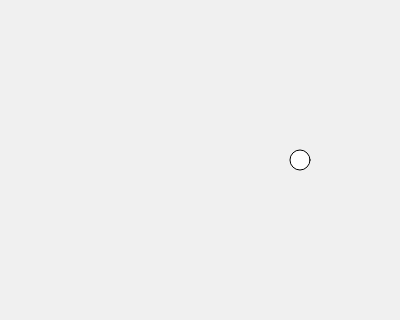
Frame 1 (no input)
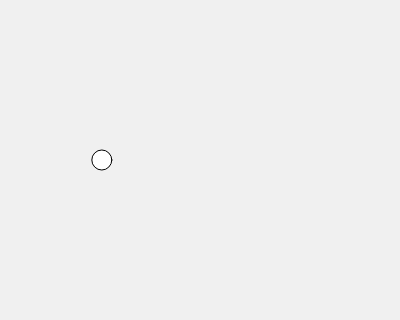
Frame 60 (no input)
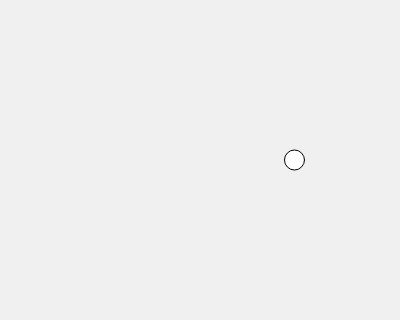
Frame 120 (the mouse pressed at the canvas centre since frame 60)

The p5.js sketch that drew these frames (run headless with seeded random() and noise() and a simulated clock; from frame 60 on, the mouse is pressed at the canvas centre):

// p5.js sketch
// ── sketch.js
/// <reference path="../../p5.global-mode.d.ts" />
let angle = 0;
let aVelocity = 0.05;
function setup() {
    createCanvas(400, 320);
}
function draw() {
    background(240);
    let amplitude = 100;
    let x = amplitude * cos(angle);
    angle += aVelocity;

    push();
    translate(width/2, height/2);
    ellipseMode(CENTER);
    ellipse(x, 0, 20, 20);
    pop();
}
